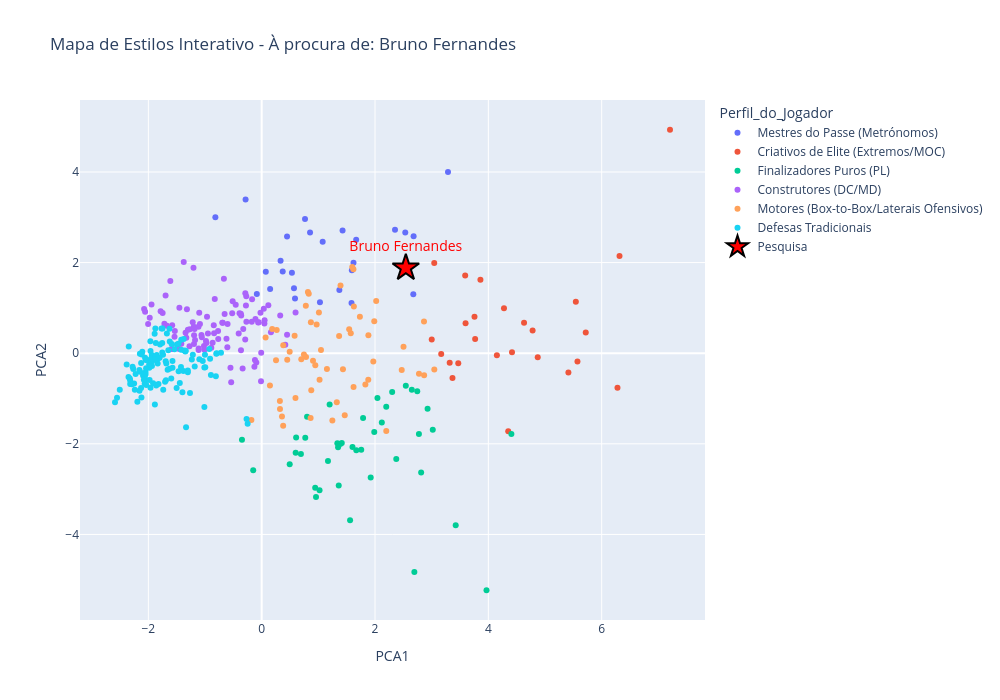

Here is the notebook cell this chart was saved with:
### Code cell
# 1. Qual o nome a pesquisar?
nome_pesquisa = "Bruno Fernandes"
# 2. Recriar sempre o mapa limpo
fig = px.scatter(
    df_filtered, 
    x='PCA1', 
    y='PCA2', 
    color='Perfil_do_Jogador',
    hover_name='Player',
    hover_data={'Team': True, 'Pos': True, 'PCA1': False, 'PCA2': False, 
                'Gls_90': True, 'xG_90': True, 'PrgP_90': True},
    title=f"Mapa de Estilos Interativo - À procura de: {nome_pesquisa}",
    width=1000, 
    height=700
)
# 3. Procurar o jogador no dataset
jogador_encontrado = df_filtered[df_filtered['Player'].str.contains(nome_pesquisa, case=False, na=False)]
# 4. Desenhar a estrela se ele existir
if not jogador_encontrado.empty:
    nome_real = jogador_encontrado['Player'].values[0]
    perfil = jogador_encontrado['Perfil_do_Jogador'].values[0]
    
    print(f"✅ SUCESSO: O {nome_real} é do tipo '{perfil}'")
    
    fig.add_scatter(
        x=jogador_encontrado['PCA1'], 
        y=jogador_encontrado['PCA2'], 
        mode='markers+text',
        marker=dict(color='red', size=20, symbol='star', line=dict(color='black', width=2)),
        text=jogador_encontrado['Player'],
        textfont=dict(size=14, color='red'),
        textposition='top center',
        name='Pesquisa'
    )
else:
    print(f"❌ ERRO: Não há ninguém com o nome '{nome_pesquisa}' no dataset!")
# Mostrar o gráfico final (Limpo + Apenas 1 Estrela)
fig.show()

### Figure 1 — Plotly figure (JSON) as saved in the notebook; plotly's stock layout.template omitted (floating-point values rounded to 4 significant figures; data arrays with more than 128 entries replaced by an {"elided": "..."} marker saying what was removed)
{"data": [{"customdata": {"elided": "27x5 mixed values"}, "hovertemplate": "<b>%{hovertext}</b><br><br>Perfil_do_Jogador=Mestres do Passe (Metrónomos)<br>Team=%{customdata[0]}<br>Pos=%{customdata[1]}<br>Gls_90=%{customdata[2]}<br>xG_90=%{customdata[3]}<br>PrgP_90=%{customdata[4]}<extra></extra>", "hovertext": ["Rodri", "Alexis Mac Allister", "Trent Alexander-Arnold", "Dominik Szoboszlai", "Andrew Robertson", "Harvey Elliott", "Declan Rice", "Martin Ødegaard", "Oleksandr Zinchenko", "Jorginho", "Enzo Fernández", "Bruno Guimarães", "Kieran Trippier", "Pedro Porro", "James Maddison", "Giovani Lo Celso", "Bruno Fernandes", "Youri Tielemans", "Lucas Paquetá", "Andreas Pereira", "Tom Cairney", "Pascal Groß", "Pervis Estupiñán", "James Milner", "Pablo Sarabia", "Mikkel Damsgaard", "Morgan Gibbs-White"], "legendgroup": "Mestres do Passe (Metrónomos)", "marker": {"color": "#636efa", "symbol": "circle"}, "mode": "markers", "name": "Mestres do Passe (Metrónomos)", "orientation": "v", "showlegend": true, "type": "scatter", "x": [0.7643, -0.08579, 1.076, 1.371, 1.62, 2.681, 0.3709, 2.353, -0.2842, -0.8178, 0.1488, 0.5336, 1.427, 0.5697, 2.534, 3.288, 2.544, 0.3334, 0.5879, 1.028, 0.4472, 1.667, 1.591, 0.8531, 2.675, 0.07247, 1.585], "xaxis": "x", "y": [2.959, 1.309, 2.46, 1.397, 1.997, 2.584, 1.804, 2.723, 3.392, 3.0, 1.416, 1.777, 2.706, 1.435, 2.662, 3.998, 1.884, 2.039, 1.205, 1.124, 2.573, 2.502, 1.832, 2.663, 1.301, 1.796, 1.105], "yaxis": "y"}, {"customdata": [["Manchester City", "FW,MF", 0.6, 0.33, 5.3], ["Manchester City", "MF,FW", 0.21, 0.13, 6.189], ["Manchester City", "FW,MF", 0.17, 0.14, 3.22], ["Manchester City", "MF", 0.29, 0.18, 8.162], ["Manchester City", "FW,MF", 0.27, 0.19, 4.464], ["Liverpool", "FW", 0.64, 0.75, 5.213], ["Liverpool", "FW", 0.79, 0.42, 2.677], ["Arsenal", "FW", 0.49, 0.48, 3.889], ["Arsenal", "FW", 0.27, 0.31, 2.902], ["Chelsea", "FW,MF", 0.76, 0.63, 6.793], ["Chelsea", "FW,MF", 0.36, 0.29, 3.545], ["Chelsea", "FW", 0.43, 0.21, 4.444], ["Newcastle United", "FW", 0.34, 0.32, 3.146], ["Newcastle United", "FW,DF", 0.23, 0.16, 3.939], ["Newcastle United", "FW,MF", 0.56, 0.4, 3.82], ["Tottenham Hotspur", "FW", 0.52, 0.37, 4.264], ["Tottenham Hotspur", "FW", 0.22, 0.44, 3.103], ["Tottenham Hotspur", "FW", 0.22, 0.41, 4.556], ["Aston Villa", "FW,MF", 0.25, 0.29, 2.975], ["Aston Villa", "MF,FW", 0.44, 0.27, 3.565], ["Crystal Palace", "FW,MF", 0.71, 0.39, 5.493], ["Brighton", "FW", 0.18, 0.21, 3.879], ["Bournemouth", "FW,MF", 0.26, 0.33, 4.872], ["Wolverhampton", "FW,MF", 0.12, 0.21, 3.214], ["Brentford", "FW", 0.41, 0.45, 4.037]], "hovertemplate": "<b>%{hovertext}</b><br><br>Perfil_do_Jogador=Criativos de Elite (Extremos/MOC)<br>Team=%{customdata[0]}<br>Pos=%{customdata[1]}<br>Gls_90=%{customdata[2]}<br>xG_90=%{customdata[3]}<br>PrgP_90=%{customdata[4]}<extra></extra>", "hovertext": ["Phil Foden", "Bernardo Silva", "Jeremy Doku", "Kevin De Bruyne", "Jack Grealish", "Mohamed Salah", "Diogo Jota", "Bukayo Saka", "Gabriel Martinelli", "Cole Palmer", "Raheem Sterling", "Noni Madueke", "Anthony Gordon", "Jacob Murphy", "Harvey Barnes", "Son Heung-min", "Brennan Johnson", "Timo Werner", "Moussa Diaby", "Leon Bailey", "Michael Olise", "Kaoru Mitoma", "Luis Sinisterra", "Pedro Neto", "Bryan Mbeumo"], "legendgroup": "Criativos de Elite (Extremos/MOC)", "marker": {"color": "#EF553B", "symbol": "circle"}, "mode": "markers", "name": "Criativos de Elite (Extremos/MOC)", "orientation": "v", "showlegend": true, "type": "scatter", "x": [3.469, 3.045, 6.315, 7.206, 3.598, 6.279, 4.351, 5.413, 4.151, 5.573, 3.318, 3.767, 3.168, 3.591, 4.871, 4.417, 4.781, 5.544, 3.001, 4.63, 5.719, 3.755, 4.276, 3.86, 3.367], "xaxis": "x", "y": [-0.2221, 1.989, 2.144, 4.932, 0.6595, -0.7649, -1.721, -0.4274, -0.04676, -0.1833, -0.2104, 0.3147, -0.01555, 1.714, -0.09161, 0.02091, 0.5011, 1.136, 0.3, 0.6711, 0.4574, 0.8048, 0.9944, 1.621, -0.5445], "yaxis": "y"}, {"customdata": {"elided": "41x5 mixed values"}, "hovertemplate": "<b>%{hovertext}</b><br><br>Perfil_do_Jogador=Finalizadores Puros (PL)<br>Team=%{customdata[0]}<br>Pos=%{customdata[1]}<br>Gls_90=%{customdata[2]}<br>xG_90=%{customdata[3]}<br>PrgP_90=%{customdata[4]}<extra></extra>", "hovertext": ["Julián Álvarez", "Erling Haaland", "Darwin Núñez", "Cody Gakpo", "Kai Havertz", "Leandro Trossard", "Eddie Nketiah", "Nicolas Jackson", "Alexander Isak", "Callum Wilson", "Richarlison", "Rasmus Højlund", "Ollie Watkins", "Jarrod Bowen", "Michail Antonio", "Jean-Philippe Mateta", "Eberechi Eze", "Odsonne Édouard", "Rodrigo Muniz", "Raúl Jiménez", "Bobby Reid", "Dominic Calvert-Lewin", "Beto", "João Pedro", "Evan Ferguson", "Solly March", "Ansu Fati", "Dominic Solanke", "Matheus Cunha", "Hwang Hee-chan", "Yoane Wissa", "Ivan Toney", "Neal Maupay", "Chris Wood", "Taiwo Awoniyi", "Carlton Morris", "Elijah Adebayo", "David Datro Fofana", "Jay Rodriguez", "Oliver McBurnie", "Ben Brereton"], "legendgroup": "Finalizadores Puros (PL)", "marker": {"color": "#00cc96", "symbol": "circle"}, "mode": "markers", "name": "Finalizadores Puros (PL)", "orientation": "v", "showlegend": true, "type": "scatter", "x": [2.543, 3.967, 4.407, 2.745, 2.198, 2.775, 1.387, 2.375, 3.424, 2.694, 2.814, 0.5996, 3.019, 1.987, 0.7689, 1.923, 2.649, 0.6921, 1.021, 0.4942, 1.199, 1.17, 0.9441, 2.928, -0.1499, 2.043, 2.12, 1.359, 2.302, 1.348, 1.335, 0.8005, 1.789, 1.56, 1.67, 0.6077, 0.9589, 1.602, -0.3481, 1.413, 1.756], "xaxis": "x", "y": [-0.7175, -5.232, -1.782, -0.8373, -1.179, -1.785, -2.005, -2.334, -3.8, -4.827, -2.632, -2.2, -1.691, -1.737, -1.867, -2.741, -0.8041, -2.222, -3.027, -2.449, -1.133, -2.377, -2.969, -1.225, -2.583, -0.9913, -1.531, -2.921, -0.8573, -2.073, -1.988, -1.401, -1.431, -3.686, -2.143, -1.86, -3.174, -2.07, -1.909, -1.982, -2.133], "yaxis": "y"}, {"customdata": {"elided": "97x5 mixed values"}, "hovertemplate": "<b>%{hovertext}</b><br><br>Perfil_do_Jogador=Construtores (DC/MD)<br>Team=%{customdata[0]}<br>Pos=%{customdata[1]}<br>Gls_90=%{customdata[2]}<br>xG_90=%{customdata[3]}<br>PrgP_90=%{customdata[4]}<extra></extra>", "hovertext": ["Kyle Walker", "Rúben Dias", "Manuel Akanji", "Joško Gvardiol", "Nathan Aké", "Mateo Kovačić", "John Stones", "Rico Lewis", "Virgil van Dijk", "Wataru Endo", "Joe Gomez", "Ibrahima Konaté", "Curtis Jones", "Ryan Gravenberch", "Ben White", "Jakub Kiwior", "Takehiro Tomiyasu", "Thomas Partey", "Conor Gallagher", "Moisés Caicedo", "Sean Longstaff", "Lewis Miley", "Valentino Livramento", "Lewis Hall", "Cristian Romero", "Destiny Udogie", "Pape Matar Sarr", "Yves Bissouma", "Rodrigo Bentancur", "Ben Davies", "Emerson", "Pierre Højbjerg", "Oliver Skipp", "Diogo Dalot", "Casemiro", "Aaron Wan-Bissaka", "Harry Maguire", "Christian Eriksen", "Luke Shaw", "Sofyan Amrabat", "Mason Mount", "John McGinn", "Douglas Luiz", "Matty Cash", "Boubacar Kamara", "Clément Lenglet", "Vladimír Coufal", "Emerson Palmieri", "James Ward-Prowse", "Ben Johnson", "Jeffrey Schlupp", "Adam Wharton", "Antonee Robinson", "Harrison Reed", "Kenny Tete", "Amadou Onana", "Nathan Patterson", "André Gomes", "Lewis Dunk", "Jan Paul van Hecke", "Billy Gilmour", "Igor", "Joël Veltman", "Facundo Buonanotte", "Adam Webster", "Adam Lallana", "Jakub Moder", "Ryan Christie", "Lewis Cook", "Marcos Senesi", "Alex Scott", "Nélson Semedo", "Rayan Aït-Nouri", "Tommy Doyle", "Vitaly Janelt", "Christian Nørgaard", "Mathias Jensen", "Frank Onyeka", "Saman Ghoddos", "Yehor Yarmoliuk", "Danilo", "Ola Aina", "Nicolás Domínguez", "Neco Williams", "Serge Aurier", "Gonzalo Montiel", "Ross Barkley", "Issa Kaboré", "Tahith Chong", "Reece Burke", "Albert Sambi Lokonga", "Jordan Clark", "Sander Berge", "Josh Cullen", "Jóhann Berg Guðmundsson", "Gustavo Hamer", "Ben Osborn"], "legendgroup": "Construtores (DC/MD)", "marker": {"color": "#ab63fa", "symbol": "circle"}, "mode": "markers", "name": "Construtores (DC/MD)", "orientation": "v", "showlegend": true, "type": "scatter", "x": [-0.272, -1.976, -1.538, -0.2908, -1.193, -0.9647, -1.456, -0.09499, -1.58, -1.673, -0.6543, -1.945, 0.1631, -0.05281, -0.278, -0.4585, -0.7672, -1.612, 0.3268, -1.452, -0.3369, -0.06167, -0.6214, -1.063, -1.592, 0.1173, 0.03713, -1.696, -0.6877, -1.274, -1.419, -1.376, -1.33, -0.866, -1.176, -1.09, -1.113, -0.1699, -1.533, -2.075, -0.5511, 0.0478, 0.4164, -0.008736, -1.717, -1.344, -0.3912, -0.9831, 0.4478, -1.018, -0.1286, -0.667, -0.02145, -1.198, -0.8398, -1.195, -0.3618, -0.6023, -1.579, -2.004, -1.204, -1.784, -1.267, -0.01219, -2.057, -0.1103, -1.01, -0.2886, -1.32, -0.6955, -0.2702, -0.7698, -0.3654, -1.748, -0.9485, -1.302, -0.5206, -0.1193, -0.4061, -1.112, -0.9756, -1.057, -0.8459, -0.6061, -0.8282, -0.3681, -0.1755, -0.3257, -0.5384, -1.115, -0.5124, -0.8896, -1.217, -1.102, 0.5974, 0.05085, -1.185], "xaxis": "x", "y": [1.256, 0.7817, 0.362, 0.3005, 0.3938, 0.8056, 0.09073, -0.2053, 0.6184, 0.6044, 0.8628, 1.075, 0.4609, 0.6813, 1.051, 1.068, 0.3113, 1.592, 0.8295, 1.003, -0.3355, 0.6763, 0.3194, 0.4021, 0.09487, 1.061, 0.9829, 1.272, 0.6733, 0.1517, 0.2092, 2.014, 0.3428, 0.2283, 0.2892, 0.6472, 0.07254, 1.189, 0.4898, 0.9763, -0.3229, 0.6532, 0.1869, 0.01133, 0.6489, 0.4504, 0.8803, 0.2685, 0.405, 0.159, -0.2976, 1.644, 0.8954, 0.5842, 0.4384, 0.2013, 0.8301, 0.6468, 0.09038, 0.6444, 1.889, 0.9267, 0.5269, -0.6185, 0.9156, 0.7555, 0.07403, 1.325, 0.9685, 0.67, 0.6962, 0.4873, 0.06245, 0.8849, 0.4357, 0.5158, 0.8807, -0.1499, 0.4325, 0.102, 0.2265, 0.3495, 0.6168, 0.1309, 1.196, 0.8698, 0.6937, 0.5315, -0.6401, 0.5858, 1.146, 0.1212, 0.6813, 0.8917, 0.8983, 0.7276, 0.5318], "yaxis": "y"}, {"customdata": {"elided": "57x5 mixed values"}, "hovertemplate": "<b>%{hovertext}</b><br><br>Perfil_do_Jogador=Motores (Box-to-Box/Laterais Ofensivos)<br>Team=%{customdata[0]}<br>Pos=%{customdata[1]}<br>Gls_90=%{customdata[2]}<br>xG_90=%{customdata[3]}<br>PrgP_90=%{customdata[4]}<extra></extra>", "hovertext": ["Matheus Nunes", "Luis Díaz", "Conor Bradley", "Kostas Tsimikas", "Gabriel Jesus", "Malo Gusto", "Mykhailo Mudryk", "Ben Chilwell", "Miguel Almirón", "Joelinton", "Elliot Anderson", "Dejan Kulusevski", "Alejandro Garnacho", "Marcus Rashford", "Antony", "Lucas Digne", "Álex Moreno", "Nicolò Zaniolo", "Jacob Ramsey", "Morgan Rogers", "Mohammed Kudus", "Saïd Benrahma", "Jordan Ayew", "Daniel Muñoz", "Alex Iwobi", "Willian", "Harry Wilson", "Dwight McNeil", "Abdoulaye Doucouré", "Jack Harrison", "Arnaut Danjuma", "Simon Adingra", "Danny Welbeck", "Tariq Lamptey", "Justin Kluivert", "Marcus Tavernier", "Antoine Semenyo", "Philip Billing", "Dango Ouattara", "Jean-Ricner Bellegarde", "Keane Lewis-Potter", "Sergio Reguilón", "Anthony Elanga", "Callum Hudson-Odoi", "Divock Origi", "Alfie Doughty", "Chiedozie Ogbene", "Andros Townsend", "Jacob Brown", "Zeki Amdouni", "Wilson Odobert", "Lyle Foster", "Jacob Bruun Larsen", "Lorenz Assignon", "Luca Koleosho", "Cameron Archer", "James Mcatee"], "legendgroup": "Motores (Box-to-Box/Laterais Ofensivos)", "marker": {"color": "#FFA15A", "symbol": "circle"}, "mode": "markers", "name": "Motores (Box-to-Box/Laterais Ofensivos)", "orientation": "v", "showlegend": true, "type": "scatter", "x": [1.391, 3.047, 2.02, 1.619, 2.776, 1.598, 2.471, 0.9694, 0.9054, 0.4941, 0.8309, 2.865, 2.866, 1.325, 1.572, 0.06893, 0.1454, 0.875, 0.946, 1.021, 1.97, 1.987, 1.046, 0.185, 1.733, 1.626, 1.883, 1.01, 0.3211, 0.4507, 1.247, 1.83, 0.3578, 0.8681, 0.8634, 1.544, 1.621, 0.3805, 0.7823, 0.2528, 1.466, 0.8159, 2.503, 1.881, 1.366, 0.779, 1.434, 0.5808, -0.1817, 0.3228, 0.7455, 0.596, 2.198, 0.2647, 1.151, 0.3789, 0.6988], "xaxis": "x", "y": [1.494, -0.3582, 1.15, 1.854, -0.453, 1.903, -0.3701, 0.6362, -0.165, 0.03153, 1.313, 0.6988, -0.4839, -1.082, 0.4395, 0.349, -0.7127, -0.8182, -0.2646, -0.586, -0.1833, 0.7077, 0.07255, 0.5315, 0.8024, 1.032, 0.3941, 0.896, -1.055, -0.146, -1.487, -0.6888, -1.395, 0.6826, -1.432, 0.5267, -0.7461, 0.1752, -0.08298, -0.1564, -1.368, 1.35, 0.1425, -0.5848, 0.3782, 1.045, -0.3548, 0.3877, -1.475, -1.232, -0.02694, -0.9906, -1.718, 0.5132, -0.3512, -1.603, -0.1315], "yaxis": "y"}, {"customdata": {"elided": "119x5 mixed values"}, "hovertemplate": "<b>%{hovertext}</b><br><br>Perfil_do_Jogador=Defesas Tradicionais<br>Team=%{customdata[0]}<br>Pos=%{customdata[1]}<br>Gls_90=%{customdata[2]}<br>xG_90=%{customdata[3]}<br>PrgP_90=%{customdata[4]}<extra></extra>", "hovertext": ["Jarell Quansah", "Joël Matip", "William Saliba", "Gabriel Magalhães", "Axel Disasi", "Thiago Silva", "Levi Colwill", "Marc Cucurella", "Benoît Badiashile", "Trevoh Chalobah", "Fabian Schär", "Dan Burn", "Sven Botman", "Jamaal Lascelles", "Emil Krafth", "Micky van de Ven", "Kobbie Mainoo", "Scott McTominay", "Raphaël Varane", "Jonny Evans", "Victor Lindelöf", "Lisandro Martínez", "Ezri Konsa", "Pau Torres", "Diego Carlos", "Tomáš Souček", "Kurt Zouma", "Edson Álvarez", "Nayef Aguerd", "Konstantinos Mavropanos", "Angelo Ogbonna", "Joachim Andersen", "Tyrick Mitchell", "Jefferson Lerma", "Chris Richards", "Marc Guéhi", "Joel Ward", "Will Hughes", "Nathaniel Clyne", "Cheick Doucouré", "João Palhinha", "Timothy Castagne", "Calvin Bassey", "Tosin Adarabioyo", "Tim Ream", "Issa Diop", "Saša Lukić", "James Tarkowski", "Jarrad Branthwaite", "James Garner", "Vitaliy Mykolenko", "Ashley Young", "Idrissa Gana Gueye", "Ben Godfrey", "Séamus Coleman", "Carlos Baleba", "Jack Hinshelwood", "Illia Zabarnyi", "Adam Smith", "Milos Kerkez", "Lloyd Kelly", "Max Aarons", "Chris Mepham", "Max Kilman", "Mario Lemina", "João Gomes", "Toti Gomes", "Craig Dawson", "Matt Doherty", "Santiago Bueno", "Boubacar Traoré", "Hugo Bueno", "Nathan Collins", "Ethan Pinnock", "Mads Roerslev", "Kristoffer Ajer", "Ben Mee", "Mathias Jørgensen", "Aaron Hickey", "Murillo", "Ryan Yates", "Orel Mangala", "Willy Boly", "Moussa Niakhate", "Harry Toffolo", "Ibrahim Sangaré", "Andrew Omobamidele", "Teden Mengi", "Gabriel Osho", "Amari'i Bell", "Tom Lockyer", "Marvelous Nakamba", "Pelly Ruddock Mpanzu", "Daiki Hashioka", "Ryan John Giles", "Dara O'Shea", "Vitinho", "Charlie Taylor", "Josh Brownhill", "Maxime Estève", "Jordan Beyer", "Ameen Al-Dakhil", "Connor Roberts", "Hannes Delcroix", "Aaron Ramsey", "Jayden Bogle", "Jack Robinson", "Vinicius Souza", "Anel Ahmedhodžić", "Auston Trusty", "Oliver Norwood", "Andre Brooks", "George Baldock", "Oliver Arblaster", "Luke Thomas", "William Osula", "Mason Holgate", "Yasser Larouci", "Max Lowe"], "legendgroup": "Defesas Tradicionais", "marker": {"color": "#19d3f3", "symbol": "circle"}, "mode": "markers", "name": "Defesas Tradicionais", "orientation": "v", "showlegend": true, "type": "scatter", "x": [-1.741, -2.15, -2.107, -1.822, -1.836, -1.935, -1.421, -1.001, -1.794, -2.094, -1.684, -1.596, -1.467, -2.065, -1.347, -2.045, -1.383, -0.2675, -1.967, -1.94, -1.574, -1.768, -1.852, -1.756, -2.327, -1.011, -2.194, -1.842, -2.146, -2.129, -2.589, -1.623, -0.911, -1.366, -2.252, -2.059, -2.031, -1.869, -2.225, -1.876, -1.706, -0.8006, -2.351, -2.049, -2.128, -2.346, -1.304, -1.826, -2.157, -0.9246, -1.738, -1.538, -1.182, -1.66, -1.496, -1.951, -0.2479, -2.266, -1.673, -1.012, -1.589, -1.419, -1.627, -2.04, -1.266, -1.575, -1.695, -1.978, -0.8962, -2.505, -1.869, -0.8091, -1.801, -1.963, -0.9957, -1.1, -1.69, -1.755, -1.983, -1.88, -1.425, -2.032, -1.501, -2.037, -0.7184, -2.117, -2.553, -2.321, -2.122, -1.965, -1.627, -2.383, -1.937, -1.648, -1.215, -1.377, -0.794, -1.34, -1.04, -2.279, -2.049, -1.86, -1.751, -2.159, -1.445, -1.399, -2.079, -2.321, -1.885, -2.291, -1.962, -1.916, -1.469, -1.889, -1.986, -1.335, -2.239, -1.233, -1.304], "xaxis": "x", "y": [-0.03402, -0.009546, 0.02957, -0.6802, -0.2275, -0.1814, 0.07666, -0.03535, 0.1946, -0.4904, -0.2289, -0.5557, -0.3971, -0.6761, 0.03694, -0.152, -0.3902, -1.453, -0.271, -0.04076, -0.3225, 0.5434, -0.03995, 0.2239, -0.5578, -1.187, -1.073, -0.117, -0.4085, -0.7665, -1.083, 0.2583, -0.1208, 0.06051, -0.67, -0.1003, -0.1458, 0.2267, -0.4606, 0.5436, -0.6288, -0.01037, -0.5251, -0.4133, -0.2159, 0.1455, -0.4194, -0.1087, -0.8263, 0.0916, -0.8054, 0.08838, -0.2928, -0.3636, 0.1902, -0.1143, -1.555, -0.3474, 0.4322, -0.3146, 0.2008, 0.2978, 0.5389, -0.3315, -0.8767, -0.1732, -0.1796, -0.5918, -0.4793, -0.8044, -0.07459, -0.5075, -0.09867, -0.7597, -0.3123, -0.1336, -0.5982, 0.01683, -0.3219, -0.1376, -0.3031, -0.5895, -0.768, -0.7016, 0.007561, -0.02972, -0.9809, -0.6813, -0.9761, 0.2626, -0.3432, -0.2475, -0.2837, 0.06766, -0.03529, 0.3133, 5.114e-05, 0.05151, -0.1706, -0.2977, -0.4674, -0.7142, 0.5435, -0.3694, -0.6556, -0.8596, -0.5841, -0.6013, -1.132, -0.6828, 0.04596, -0.6613, 0.2102, 0.4275, -0.2495, -1.634, -0.8081, -0.1412, -0.3833], "yaxis": "y"}, {"marker": {"color": "red", "line": {"color": "black", "width": 2}, "size": 20, "symbol": "star"}, "mode": "markers+text", "name": "Pesquisa", "text": ["Bruno Fernandes"], "textfont": {"color": "red", "size": 14}, "textposition": "top center", "type": "scatter", "x": [2.544], "y": [1.884]}], "layout": {"height": 700, "legend": {"title": {"text": "Perfil_do_Jogador"}, "tracegroupgap": 0}, "title": {"text": "Mapa de Estilos Interativo - À procura de: Bruno Fernandes"}, "width": 1000, "xaxis": {"anchor": "y", "domain": [0, 1], "title": {"text": "PCA1"}}, "yaxis": {"anchor": "x", "domain": [0, 1], "title": {"text": "PCA2"}}}}
